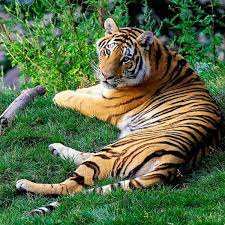
#> input picture Foto.png, 225 x 225 px
$ python Practica_3_Final.py
#> lines starting #> are read from the running program, lines starting #| are printed output that depends on the picture
import numpy as np
from matplotlib import pyplot as plt
import cv2 #Opencv
import skimage
from skimage import io
import math

#Imágenes Iniciales
img1 = cv2.imread('Foto.png', 1)
#> img1 is the input picture: shape (225, 225, 3); mean B, G, R 71.1, 107.7, 87.8
img2 = cv2.imread('Foto2.png', 1)
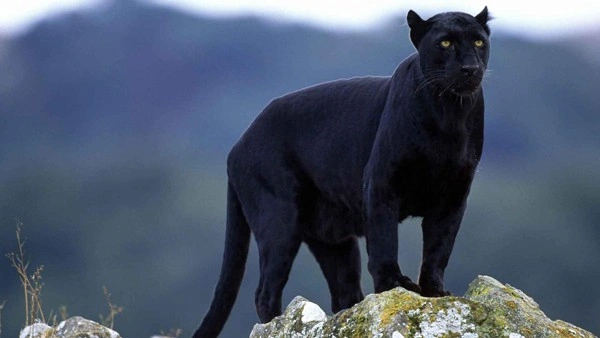
#> input picture Foto2.png, 600 x 338 px
#> img2 is the input picture: shape (338, 600, 3); mean B, G, R 107.4, 87.7, 75.8

#Dimencionamiento en bruto
Redimg1 = cv2.resize(img1, (300, 300))
Redimg2 = cv2.resize(img2, (300, 300))

#De matriz BGR a RGB "Genio!!"
Redimg1 = cv2.cvtColor(Redimg1, cv2.COLOR_BGR2RGB)
Redimg2 = cv2.cvtColor(Redimg2, cv2.COLOR_BGR2RGB)

# >>>>>>>>>>>>>>>>>>>>>>> 1) Suma <<<<<<<<<<<<<<<<<<<<<<<<<<<<<<<<<<<
#Suma 1
suma = cv2.add(Redimg1,Redimg2) #Redimg1+Redimg2
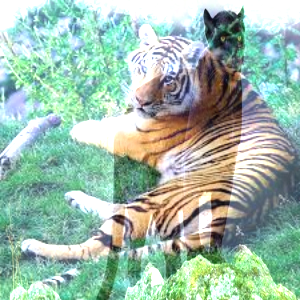
#> suma: shape (300, 300, 3); mean R, G, B 159.1, 187.3, 171.8
combinado2 = np.concatenate((Redimg1, suma, Redimg2), axis=1)
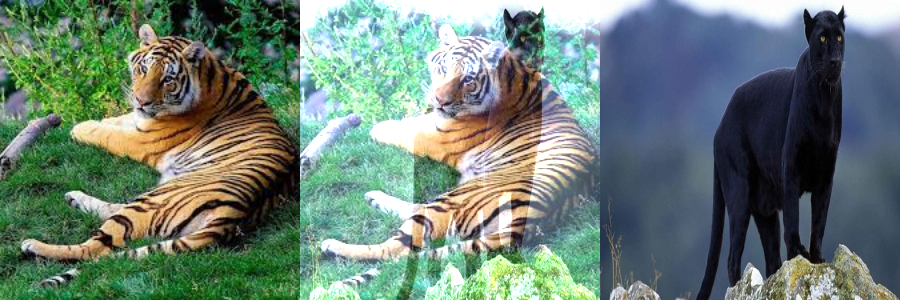
#> combinado2: shape (300, 900, 3); mean R, G, B 107.5, 127.5, 116.7

# plt.subplots(Filas, Columnas)
# ax -> para las coordenadas
figurasuma, ax = plt.subplots(3, 4)
# tamaño del recuadro de graficas imágenes
figurasuma.set_size_inches(12, 35)

# Forma de impresión de las imágenes y gráficos -> sistema 3x4
# # Img1   ; HistImg1 ; ImgEc1   ; HistImgEc1;
# # ImgSum1; HistSum1 ; ImgSum1Ec; ImgSum1Ec ;
# # Img2   ; HistImg2 ; ImgEc2   ; HistImgEc2;

# Posiciones de las imágenes
ax[0, 0].imshow(Redimg1)
ax[0, 0].set_title('Tigre')
ax[0, 0].axis('off')

ax[1, 0].imshow(suma)
ax[1, 0].set_title('Suma')
ax[1, 0].axis('off')

ax[2, 0].imshow(Redimg2)
ax[2, 0].set_title('Puma')
ax[2, 0].axis('off')

# Definir colores para plotear el Histograma
colors = ('b', 'g', 'r')

# Imprimir todos los Histogramas RGB sin ecualizar
for i, color in enumerate(colors):
    hist1 = cv2.calcHist([Redimg1], [i], None, [256], [0, 256])
    ax[0, 1].plot(hist1, color=color)
#ax[0, 1].set_title('H. Imag1 BGR')

for i, color in enumerate(colors):
    hist2 = cv2.calcHist([suma], [i], None, [256], [0, 256])
    ax[1, 1].plot(hist2, color=color)
#ax[1, 1].set_title('H. Suma1 BGR')

for i, color in enumerate(colors):
    hist3 = cv2.calcHist([Redimg2], [i], None, [256], [0, 256])
    ax[2, 1].plot(hist3, color=color)
#ax[2, 1].set_title('H. Imag2 BGR')

# Ecualizar imagenes
Img1Ec = cv2.cvtColor(Redimg1, cv2.COLOR_BGR2YUV)
#> Img1Ec: shape (300, 300, 3); mean of channels 0, 1, 2 94.4, 124.7, 107.5
Img1Ec[:, :, 0] = cv2.equalizeHist(Img1Ec[:, :, 0])
#> Img1Ec: shape (300, 300, 3); mean of channels 0, 1, 2 128.2, 124.7, 107.5
Img1Ec = cv2.cvtColor(Img1Ec, cv2.COLOR_YUV2BGR)
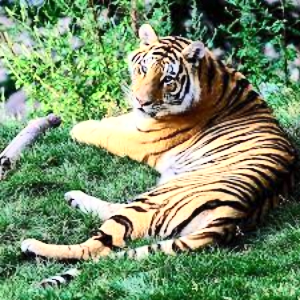
#> Img1Ec: shape (300, 300, 3); mean R, G, B 119.4, 141.3, 104.8
ax[0, 2].imshow(Img1Ec)
ax[0, 2].set_title('Ec. Tigre')
ax[0, 2].axis('off')

ImgSum1Ec = cv2.cvtColor(suma, cv2.COLOR_BGR2YUV)
#> ImgSum1Ec: shape (300, 300, 3); mean of channels 0, 1, 2 179.5, 117.9, 121.3
ImgSum1Ec[:, :, 0] = cv2.equalizeHist(ImgSum1Ec[:, :, 0])
#> ImgSum1Ec: shape (300, 300, 3); mean of channels 0, 1, 2 129.3, 117.9, 121.3
ImgSum1Ec = cv2.cvtColor(ImgSum1Ec, cv2.COLOR_YUV2BGR)
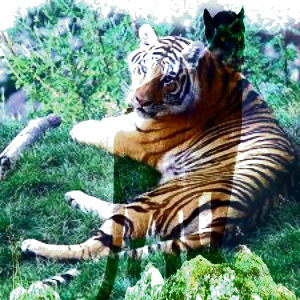
#> ImgSum1Ec: shape (300, 300, 3); mean R, G, B 109.2, 137.2, 122
ax[1, 2].imshow(ImgSum1Ec)
ax[1, 2].set_title('Ec. Suma')
ax[1, 2].axis('off')

Img2Ec = cv2.cvtColor(Redimg2, cv2.COLOR_BGR2YUV)
#> Img2Ec: shape (300, 300, 3); mean of channels 0, 1, 2 92.1, 120, 141.3
Img2Ec[:, :, 0] = cv2.equalizeHist(Img2Ec[:, :, 0])
#> Img2Ec: shape (300, 300, 3); mean of channels 0, 1, 2 128.6, 120, 141.3
Img2Ec = cv2.cvtColor(Img2Ec, cv2.COLOR_YUV2BGR)
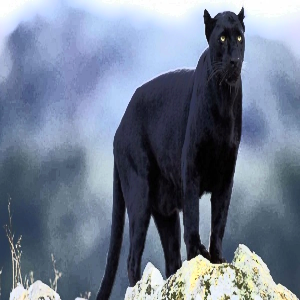
#> Img2Ec: shape (300, 300, 3); mean R, G, B 112.5, 124.1, 143.5
ax[2, 2].imshow(Img2Ec)
ax[2, 2].set_title('Ec. Puma')
ax[2, 2].axis('off')

# Imprimir todos los Histogramas RGB ecualizados
for i, color in enumerate(colors):
    ehist1 = cv2.calcHist([Img2Ec], [i], None, [256], [0, 256])
    ax[0, 3].plot(ehist1, color=color)
#ax[0, 3].set_title('H. Imag1 BGR')

for i, color in enumerate(colors):
    ehist2 = cv2.calcHist([ImgSum1Ec], [i], None, [256], [0, 256])
    ax[1, 3].plot(ehist2, color=color)
#ax[1, 3].set_title('H. Suma1 BGR')

for i, color in enumerate(colors):
    ehist3 = cv2.calcHist([Img2Ec], [i], None, [256], [0, 256])
    ax[2, 3].plot(ehist3, color=color)
#ax[2, 3].set_title('H. Imag2 BGR')
plt.show()
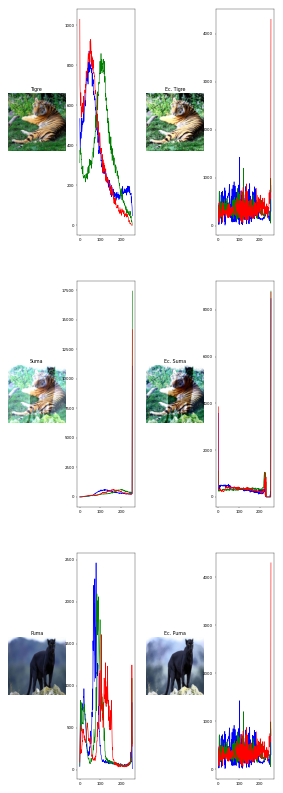
#> figure drawn by matplotlib, 12 panels; panel 2: curve peaks at x = 45, y = 871; panel 2: curve peaks at x = 103, y = 858; panel 2: curve peaks at x = 0, y = 1029; panel 4: curve peaks at x = 103, y = 1429
